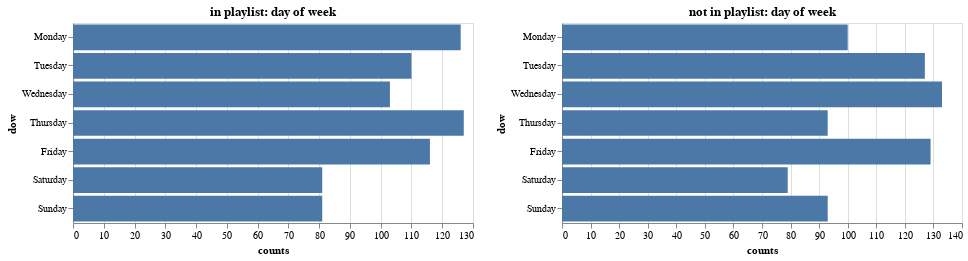

The notebook cell this image was saved under:
### Code cell
alt.hconcat(*[plot_counts_dow(df_welt_hits, 'dow', 'in playlist: day of week'), plot_counts_dow(df_welt_nohits, 'dow', 'not in playlist: day of week')])

### Figure 1 — Vega-Lite specification as saved in the notebook (floating-point values rounded to 4 significant figures)
{"config": {"view": {"continuousWidth": 400, "continuousHeight": 300}}, "hconcat": [{"data": {"name": "data-22325ee9b8bc0950422ff0f007a80e84"}, "mark": "bar", "encoding": {"x": {"field": "counts", "type": "quantitative"}, "y": {"axis": {"labelLimit": 500}, "field": "dow", "sort": ["Monday", "Tuesday", "Wednesday", "Thursday", "Friday", "Saturday", "Sunday"], "type": "nominal"}}, "height": 200, "title": "in playlist: day of week"}, {"data": {"name": "data-44c17bff6e35832b3933549fafae80e8"}, "mark": "bar", "encoding": {"x": {"field": "counts", "type": "quantitative"}, "y": {"axis": {"labelLimit": 500}, "field": "dow", "sort": ["Monday", "Tuesday", "Wednesday", "Thursday", "Friday", "Saturday", "Sunday"], "type": "nominal"}}, "height": 200, "title": "not in playlist: day of week"}], "$schema": "https://vega.github.io/schema/vega-lite/v4.17.0.json", "datasets": {"data-22325ee9b8bc0950422ff0f007a80e84": [{"dow": "Thursday", "counts": 127}, {"dow": "Monday", "counts": 126}, {"dow": "Friday", "counts": 116}, {"dow": "Tuesday", "counts": 110}, {"dow": "Wednesday", "counts": 103}, {"dow": "Sunday", "counts": 81}, {"dow": "Saturday", "counts": 81}], "data-44c17bff6e35832b3933549fafae80e8": [{"dow": "Wednesday", "counts": 133}, {"dow": "Friday", "counts": 129}, {"dow": "Tuesday", "counts": 127}, {"dow": "Monday", "counts": 100}, {"dow": "Sunday", "counts": 93}, {"dow": "Thursday", "counts": 93}, {"dow": "Saturday", "counts": 79}]}}
